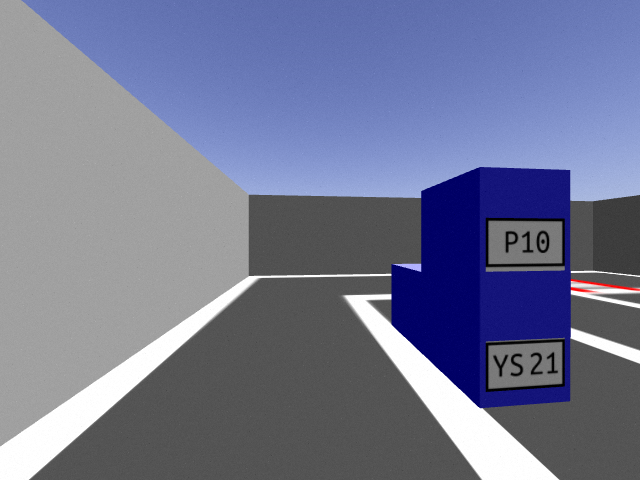
#> input picture license_plate/test_imgs/test23.png, 640 x 480 px, given in place of test4.png, which was not available
$ jupyter execute --allow-errors 'license plate recognition.ipynb'   (text cells are left out)
#> lines starting #> are read from the running program, lines starting #| are printed output that depends on the picture; pictures that were not available may be replaced by others from this repository, and a replacement may not be noted
#> further down, temp is the input picture: shape (480, 640, 3); mean B, G, R 147.1, 119.6, 114.7
[cell 1]
# get image from robot.

import cv2
import os
import numpy as np
from matplotlib import pyplot as plt
import statistics as sts

# get path to this directory
path = os.getcwd() + "/test_imgs/"  # gets current working directory. is "hacky" (replace this with os.path or smth on vs)

# to start, only this one:
test_img = []
#> (the rest of this cell did not finish here and is left out)

[cell 2]
# divide into sub-images with cars

[cell 3]
# 1) Convert to greyscale, threshold
grey_img_list = []
#> grey_img_list = []
blur_img_list = []
bin_img_list = []
#> (the rest of this cell did not finish here and is left out)

[cell 4]
# 3) Get vertical pixel value
pix_vals_list = []

for blur_img in blur_img_list:
    h, w = blur_img.shape

    pix_vals = []

    for i in range(w):
        pix_sum = 0
        for j in range(h):
            pix_sum += blur_img[j,i]
        pix_vals.append(pix_sum/h)

    pix_vals_list.append(pix_vals)
    plt.plot(range(w), pix_vals)
    plt.show()
#> this loop made 3 passes
#> after the loop, pix_vals_list = 3 items

[cell 5]
# 4) Segment image
chunks_v_list = []
# 255 is white space
for pix_vals in pix_vals_list:
    mode_val = sts.mode(pix_vals)
    avg_val = sts.mean(pix_vals)

    t_mod = 0
    avg_mod = 3
    # normalizing it... (255-avg_val)*avg_mod/255 should = 0 when the average is 255(white space), so we want s_t = m_v
    space_thresh = mode_val - abs(mode_val-avg_val)*(255-avg_val)*avg_mod/255 - t_mod
    # print("avg: {}".format(avg_val))
    # print("mode: {}".format(mode_val))
    # print("thresh: {}".format(space_thresh))

    # maybe if it doesn't find, try again with lower thresh or smth

    # need to get places where it dips out of white space, but leave
    # a bit on the sides?


    chunks_v = []
    i = 0
    keep_going = False
    while i in range(len(pix_vals)):
        if(pix_vals[i] < space_thresh):

            if not keep_going:
                start = i

            while(pix_vals[i] < space_thresh):
                # print(j)
                i += 1
                if i not in range(len(pix_vals)):
                    break
            if(abs(start-i) > 10):  # maybe change this 2 --> 10 or smth
                chunks_v.append([start, i])
                keep_going = False
            else:
                keep_going = True
                # print("and i oop")
                # print(i)

        i += 1


    chunks_v_list.append(chunks_v)
#> this loop made 3 passes
#> (avg_val, space_thresh) on passes 1 to 3: (231.4, 248.4), (252.5, 254.9), (252.5, 254.9)
#> after the loop, chunks_v_list = [[[391, 572]], [[11, 98], [270, 340]], [[11, 98], [270, 340]]]
    # print(chunks_v)
    # print

[cell 6]
# print the image segments to see if its working
for j in range(len(grey_img_list)):
    print("image {}: {}".format(j, len(chunks_v_list[j])))
for j in range(len(grey_img_list)):
    temp_imgs = []
    temp_img_grey = []
    print("image {}".format(j))
    for i in range(len(chunks_v_list[j])):
        temp_imgs.append(bin_img_list[j][:, chunks_v_list[j][i][0]:chunks_v_list[j][i][1]])
        temp_img_grey.append(grey_img_list[j][:, chunks_v_list[j][i][0]:chunks_v_list[j][i][1]])
        plt.imshow(temp_imgs[i])
        plt.show()
#> this loop made 3 passes
#| image 0
#| image 1
#| image 2
#> pass 2, `plt.show()`:
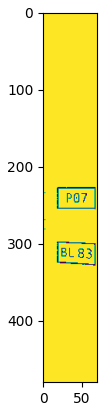
#> figure drawn by matplotlib, 1 panel

[cell 7]
chunks_h = []
for temp_img in temp_imgs:
    # do the same thing but horizontally
    h2, w2 = temp_img.shape

    pix_vals = []

    for i in range(h2):
        pix_sum = 0
        for j in range(w2):
            pix_sum += temp_img[i,j]
        pix_vals.append(pix_sum/w2)

    plt.plot(pix_vals, range(h2))
    plt.show()

    temp_c = []
    space_thresh = sts.mode(pix_vals)
    print("mode: {}".format(space_thresh))
    i = 0
    keep_going = False
    while i in range(len(pix_vals)):
        if(pix_vals[i] < space_thresh):

            if not keep_going:
                start = i

            while(pix_vals[i] < space_thresh):
                # print(j)
                i += 1
                if i not in range(len(pix_vals)):
                    break
            if(abs(start-i) > 5):  # maybe change this 2 --> 10 or smth
                temp_c.append([start, i])
                keep_going = False
            else:
                keep_going = True

        i += 1

    if len(temp_c) >= 1:
        chunks_h.append(temp_c)
        print(temp_c)
#> this loop made 2 passes
#> (h2, w2, space_thresh) on passes 1 to 2: (480, 87, 255), (480, 70, 255)
#| mode: 255.0
#| [[212, 274], [360, 433]]
#| mode: 255.0
#| [[227, 256], [269, 282], [298, 329]]
#> pass 1, `plt.show()`:
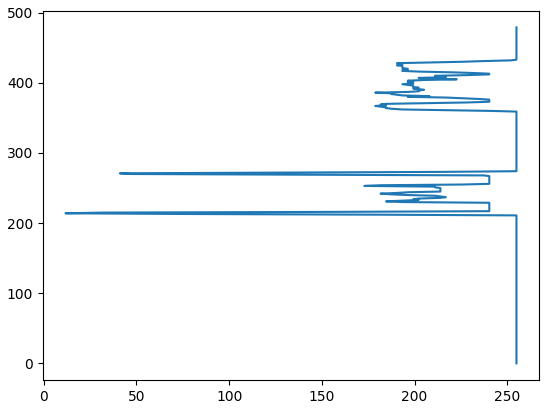
#> figure drawn by matplotlib, 1 panel
#> after the loop, chunks_h = [[[212, 274], [360, 433]], [[227, 256], [269, 282], [298, 329]]]

[cell 8]
# get image portions from those chunks
# temp_img_grey is list of vertical strips (done above)

plate_imgs = []
for j in range(len(chunks_h)):  # each vertical strip should be kept as a pair
    temp = []
    print(chunks_h[j])
    print("PLATE SET {}".format(j))
    for i in range(len(chunks_h[j])): # cut horizontally
        temp.append(temp_img_grey[j][chunks_h[j][i][0]:chunks_h[j][i][1], :])
        plt.imshow(temp[i])
        plt.show()

    plate_imgs.append(temp)
#> this loop made 2 passes
#| [[212, 274], [360, 433]]
#| PLATE SET 0
#| [[227, 256], [269, 282], [298, 329]]
#| PLATE SET 1
#> pass 1, `plt.show()`:
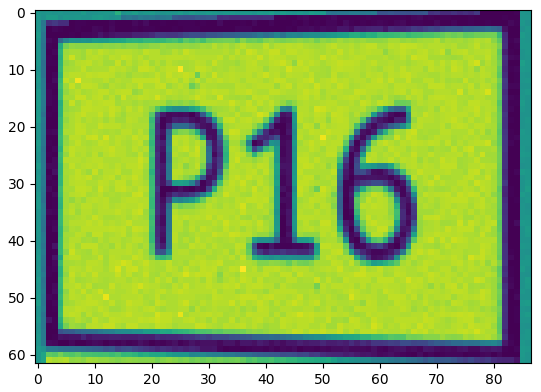
#> figure drawn by matplotlib, 1 panel
#> pass 1, `plt.show()`:
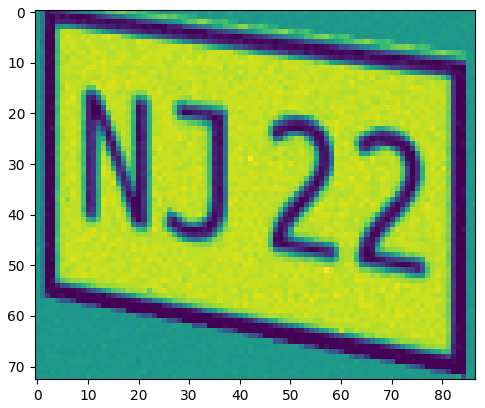
#> figure drawn by matplotlib, 1 panel
#> pass 2, `plt.show()`:
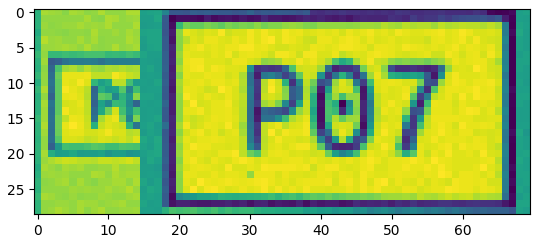
#> figure drawn by matplotlib, 1 panel
#> pass 2, `plt.show()`:
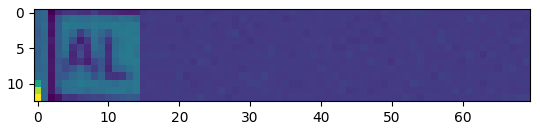
#> figure drawn by matplotlib, 1 panel
#> pass 2, `plt.show()`:
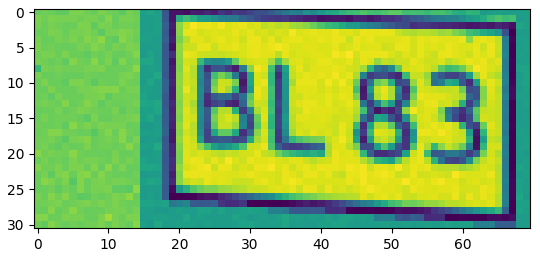
#> figure drawn by matplotlib, 1 panel
#> after the loop, plate_imgs = 2 items
